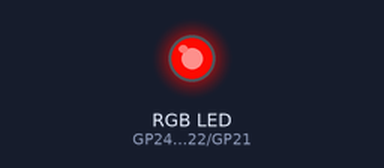
Bench run of a program on a simulated Raspberry Pi Pico running MicroPython. Shown: an RGB LED mixed from three pins (HIGH = lit). Dim RGB values are drawn brighter than linear.

Above: at 0.05 s.
At 0.4 s:
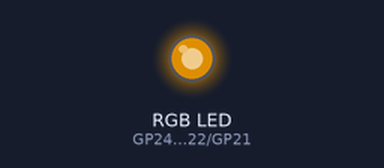
At 0.75 s:
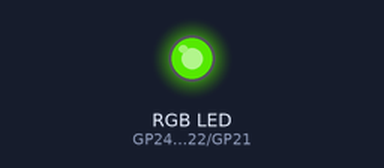
At 1.45 s:
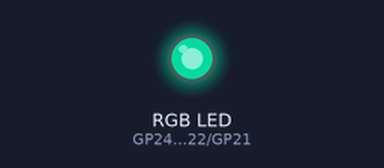
At 2.15 s:
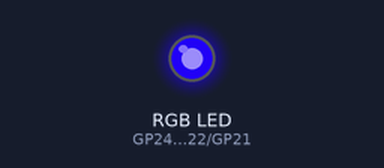
At 2.85 s:
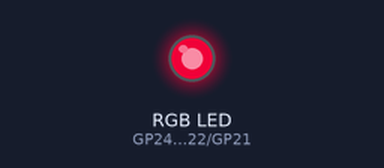
Timing chart, 0 to 8.1 s (numbered marks = the images above):
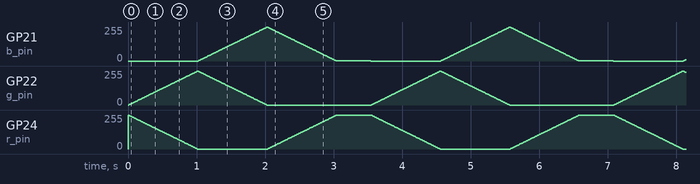

The program:

picorgbFade.py
```python
import time
from machine import Pin, PWM

# Pin definitions for the RGB LED
# The RGB pins on the Pico are connected to GPIOs 24 (R), 22 (G), and 21 (B)
r_pin = Pin(24)
g_pin = Pin(22)
b_pin = Pin(21)

# Set up PWM for each color pin
# The frequency can be set to a value like 1000 Hz
pwm_r = PWM(r_pin)
pwm_g = PWM(g_pin)
pwm_b = PWM(b_pin)

pwm_r.freq(1000)
pwm_g.freq(1000)
pwm_b.freq(1000)

# Function to set RGB color using PWM duty cycles
def set_rgb(r, g, b):
    # The duty cycle must be between 0 and 65535
    pwm_r.duty_u16(int(r * 65535 / 255))
    pwm_g.duty_u16(int(g * 65535 / 255))
    pwm_b.duty_u16(int(b * 65535 / 255))

# Function to fade between two colors
def fade_color(start_color, end_color, steps=100, delay=0.01):
    for i in range(steps):
        r = int(start_color[0] + (end_color[0] - start_color[0]) * i / steps)
        g = int(start_color[1] + (end_color[1] - start_color[1]) * i / steps)
        b = int(start_color[2] + (end_color[2] - start_color[2]) * i / steps)
        set_rgb(r, g, b)
        time.sleep(delay)

# Main loop to run the color fade sequence
while True:
    # Fade from Red to Green
    fade_color((255, 0, 0), (0, 255, 0))

    # Fade from Green to Blue
    fade_color((0, 255, 0), (0, 0, 255))

    # Fade from Blue to Red
    fade_color((0, 0, 255), (255, 0, 0))

    # Short pause to make the loop more visible
    time.sleep(0.5)
```
